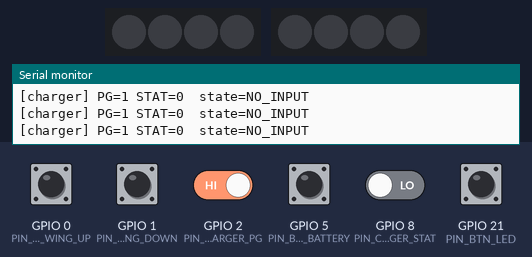
This program was run on a simulated ESP32-C3. Shown: 2 × 4 RGB LEDs in strip order, left to right, the last lines printed to the serial monitor. The test bench sets the inputs (shaded band); at power-on: GPIO 0 (PIN_BTN_WING_UP), GPIO 1 (PIN_BTN_WING_DOWN), GPIO 2 (PIN_CHARGER_PG), GPIO 5 (PIN_BTN_SHOW_BATTERY), GPIO 21 (PIN_BTN_LED) HIGH, GPIO 8 (PIN_CHARGER_STAT) LOW. Dim RGB values are drawn brighter than linear.

Above: at 1.2 s.
1.3 s: GPIO 2 (PIN_CHARGER_PG) driven LOW
At 1.55 s:
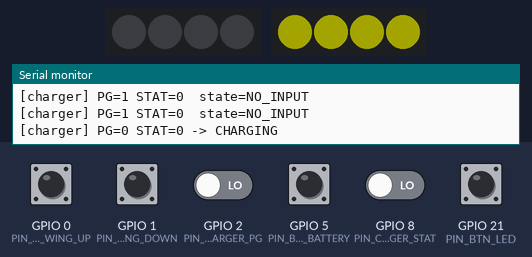
4.3 s: GPIO 8 (PIN_CHARGER_STAT) driven HIGH
At 4.9 s:
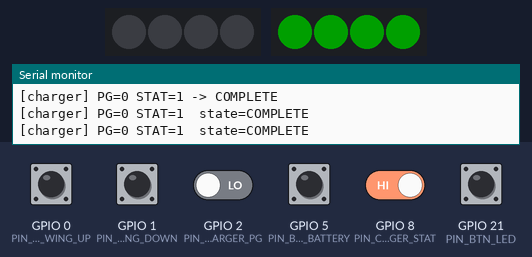
5.9 s: GPIO 8 (PIN_CHARGER_STAT) driven LOW
At 6.45 s:
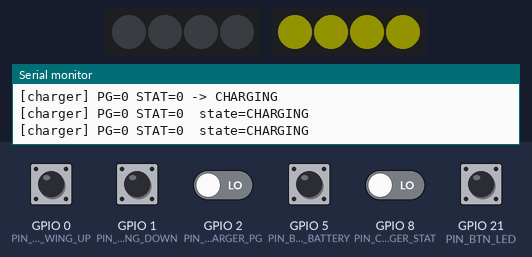
8.9 s: GPIO 2 (PIN_CHARGER_PG) driven HIGH
At 9.6 s:
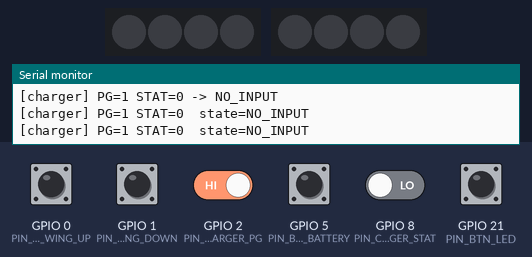
Timing chart, 0 to 11.5 s (numbered marks = the images above; inputs shaded):
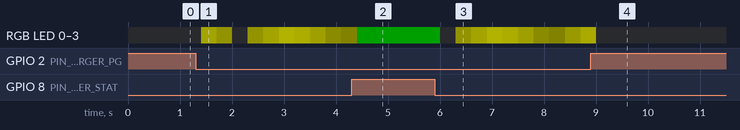

The program:

main.cpp
```cpp
#include <Arduino.h>

#include "bat_indicator.h"
#include "charger_status.h"
#include "espnow_comm.h"
#include "pins.h"

// Send repeat interval while a button is held
static const uint32_t SEND_INTERVAL_MS = 80;

static uint32_t s_last_send_ms = 0;
static uint16_t s_last_battery_mv = 0;

void setup() {
    Serial.begin(115200);
    while (!Serial) delay(10);  // wait for USB CDC to enumerate

    pinMode(PIN_BTN_WING_UP, INPUT_PULLUP);
    pinMode(PIN_BTN_WING_DOWN, INPUT_PULLUP);
    pinMode(PIN_BTN_LED, INPUT_PULLUP);
    pinMode(PIN_BTN_SHOW_BATTERY, INPUT_PULLUP);

    bat_indicator_init();
    charger_status_init();
    espnow_init();
}

void loop() {
    bool wingUp = digitalRead(PIN_BTN_WING_UP) == LOW;
    bool wingDown = digitalRead(PIN_BTN_WING_DOWN) == LOW;
    bool led = digitalRead(PIN_BTN_LED) == LOW;
    bool showBattery = digitalRead(PIN_BTN_SHOW_BATTERY) == LOW;

    bool anyHeld = wingUp || wingDown || led || showBattery;

    if (anyHeld && (millis() - s_last_send_ms) >= SEND_INTERVAL_MS) {
        if (wingUp) {
            espnow_send(ButtonEvent::WING_UP);
        } else if (wingDown) {
            espnow_send(ButtonEvent::WING_DOWN);
        } else if (led) {
            espnow_send(ButtonEvent::LED);
        } else if (showBattery) {
            espnow_send(ButtonEvent::SHOW_BATTERY);
        }
        s_last_send_ms = millis();
    }

    if (espnow_has_battery_update()) {
        s_last_battery_mv = espnow_last_battery_mv();
        bat_indicator_set(s_last_battery_mv);
        Serial.printf("Battery: %u mV (%.2f V)\n", s_last_battery_mv, s_last_battery_mv / 1000.0f);
    }

    charger_status_update();
    ChargerState charger = charger_status_get();
    bat_indicator_show_charger(charger, s_last_battery_mv);
    if (charger == ChargerState::NO_INPUT) {
        bat_indicator_update();
    }
}
```

bat_indicator.h
```cpp
#pragma once

#include <stdint.h>
#include "charger_status.h"

void bat_indicator_init();
void bat_indicator_set(uint16_t battery_mv);

// Drive LEDs to show current charger state. Call every loop when charger is connected.
void bat_indicator_show_charger(ChargerState state, uint16_t battery_mv);

void bat_indicator_update();
void bat_indicator_off();
```

charger_status.h
```cpp
#pragma once

#include <stdint.h>

// Charger states decoded from PG and STAT pins (BQ25616)
enum class ChargerState {
    NO_INPUT,        // PG high — no valid charger input
    CHARGING,        // PG low, STAT low — actively charging
    COMPLETE,        // PG low, STAT high (stable) — charge complete / sleep
    FAULT,           // PG low, STAT blinking ~1 Hz — fault condition
};

void charger_status_init();

// Call every loop iteration; reads PG/STAT and updates internal state.
void charger_status_update();

ChargerState charger_status_get();
```

espnow_comm.h
```cpp
#pragma once

#include <stdint.h>

// MAC address of the demonBoard controller (receiver)
// Update this with the actual MAC address of your controller ESP32-C3
#define CONTROLLER_MAC { 0x08, 0x92, 0x72, 0xCE, 0xE5, 0x40 }

enum class ButtonEvent : uint8_t {
    WING_UP       = 0x01,
    WING_DOWN     = 0x02,
    LED           = 0x03,
    SHOW_BATTERY  = 0x04,
};

struct RemotePacket {
    ButtonEvent event;
};

struct ControllerPacket {
    uint16_t battery_mv;
};

void espnow_init();
void espnow_send(ButtonEvent event);
bool espnow_has_battery_update();
uint16_t espnow_last_battery_mv();
```

bat_indicator.cpp
```cpp
#include "bat_indicator.h"

#include <Arduino.h>
#include <FastLED.h>
#include "pins.h"

static const int NUM_LEDS = 4;
static const uint16_t BAT_MIN_MV = 10800; // 3S LiPo empty (3.6V/cell)
static const uint16_t BAT_MAX_MV = 12600; // 3S LiPo full  (4.2V/cell)
static const uint32_t DISPLAY_TIMEOUT_MS = 5000;

// Charger animation: full breathe cycle (fade in + fade out)
static const uint32_t BREATHE_PERIOD_MS = 2000;

static CRGB s_leds[NUM_LEDS];       // controller battery — PIN_LED_CTRL_BAT
static CRGB s_charge_leds[NUM_LEDS]; // remote battery / charger status — PIN_LED_REMOTE_BAT

static uint32_t s_lit_since_ms = 0;
static bool s_is_on = false;

void bat_indicator_init() {
    FastLED.addLeds<WS2812B, PIN_LED_CTRL_BAT,   GRB>(s_leds,        NUM_LEDS);
    FastLED.addLeds<WS2812B, PIN_LED_REMOTE_BAT,  GRB>(s_charge_leds, NUM_LEDS);
    FastLED.setBrightness(64);
    bat_indicator_off();
    fill_solid(s_charge_leds, NUM_LEDS, CRGB::Black);
    FastLED.show();
}

void bat_indicator_set(uint16_t battery_mv) {
    uint16_t clamped = battery_mv < BAT_MIN_MV ? BAT_MIN_MV
                     : battery_mv > BAT_MAX_MV ? BAT_MAX_MV
                     : battery_mv;

    uint32_t range = BAT_MAX_MV - BAT_MIN_MV;
    uint8_t pct = (uint8_t)((uint32_t)(clamped - BAT_MIN_MV) * 100 / range);

    CRGB color;
    int lit;
    if (pct >= 75) {
        color = CRGB::Green;
        lit = NUM_LEDS;
    } else if (pct >= 25) {
        color = CRGB::Yellow;
        lit = 1 + (int)((uint32_t)(pct - 25) * (NUM_LEDS - 1) / 50);
    } else {
        color = CRGB::Red;
        lit = 1;
    }

    for (int i = 0; i < NUM_LEDS; i++) {
        s_leds[NUM_LEDS - 1 - i] = (i < lit) ? color : CRGB::Black;
    }
    FastLED.show();
    s_lit_since_ms = millis();
    s_is_on = true;
}

void bat_indicator_show_charger(ChargerState state, uint16_t) {
    uint32_t now = millis();

    switch (state) {
        case ChargerState::NO_INPUT:
        case ChargerState::FAULT:
            fill_solid(s_charge_leds, NUM_LEDS, CRGB::Black);
            break;

        case ChargerState::COMPLETE:
            fill_solid(s_charge_leds, NUM_LEDS, CRGB::Green);
            break;

        case ChargerState::CHARGING: {
            // Triangle-wave breathe: ramp 0→255 in first half, 255→0 in second half
            uint32_t phase = now % BREATHE_PERIOD_MS;
            uint8_t brightness = (phase < BREATHE_PERIOD_MS / 2)
                ? (uint8_t)(phase * 255 / (BREATHE_PERIOD_MS / 2))
                : (uint8_t)((BREATHE_PERIOD_MS - phase) * 255 / (BREATHE_PERIOD_MS / 2));
            CRGB yellow = CRGB(brightness, brightness, 0);
            fill_solid(s_charge_leds, NUM_LEDS, yellow);
            break;
        }
    }

    FastLED.show();
}

void bat_indicator_update() {
    if (s_is_on && (millis() - s_lit_since_ms) >= DISPLAY_TIMEOUT_MS) {
        bat_indicator_off();
    }
}

void bat_indicator_off() {
    if (!s_is_on) return;
    fill_solid(s_leds, NUM_LEDS, CRGB::Black);
    FastLED.show();
    s_is_on = false;
}
```

charger_status.cpp
```cpp
#include "charger_status.h"

#include <Arduino.h>
#include "pins.h"

// STAT blink fault detection: sample at ~5 Hz, look for edges within a 1.5s window.
// BQ25616 blinks at 1 Hz — we expect 2+ transitions per second.
static const uint32_t SAMPLE_INTERVAL_MS  = 200;   // 5 Hz sampling
static const uint32_t FAULT_WINDOW_MS     = 1500;  // sliding window for edge counting
static const uint8_t  FAULT_EDGE_THRESH   = 2;     // edges in window → fault

static const uint8_t  HISTORY_LEN = (FAULT_WINDOW_MS / SAMPLE_INTERVAL_MS) + 1;

static uint32_t s_edge_times[HISTORY_LEN];  // ring buffer of recent edge timestamps
static uint8_t  s_edge_head  = 0;
static uint8_t  s_edge_count = 0;

static uint32_t s_last_sample_ms = 0;
static bool     s_last_stat      = false;
static ChargerState s_state      = ChargerState::NO_INPUT;

void charger_status_init() {
    pinMode(PIN_CHARGER_PG,   INPUT);   // open-drain, external pull-up on PCB
    pinMode(PIN_CHARGER_STAT, INPUT);   // open-drain, external pull-up on PCB

    s_last_stat = (digitalRead(PIN_CHARGER_STAT) == HIGH);
    s_last_sample_ms = millis();
}

// Count edges within the sliding window.
static uint8_t count_recent_edges(uint32_t now) {
    uint8_t count = 0;
    for (uint8_t i = 0; i < s_edge_count; i++) {
        uint8_t idx = (s_edge_head - 1 - i + HISTORY_LEN) % HISTORY_LEN;
        if ((now - s_edge_times[idx]) <= FAULT_WINDOW_MS) {
            count++;
        } else {
            break;  // ring buffer is ordered oldest→newest; once outside window, done
        }
    }
    return count;
}

static void record_edge(uint32_t now) {
    s_edge_times[s_edge_head] = now;
    s_edge_head = (s_edge_head + 1) % HISTORY_LEN;
    if (s_edge_count < HISTORY_LEN) s_edge_count++;
}

static const char* state_name(ChargerState s) {
    switch (s) {
        case ChargerState::NO_INPUT:  return "NO_INPUT";
        case ChargerState::CHARGING:  return "CHARGING";
        case ChargerState::COMPLETE:  return "COMPLETE";
        case ChargerState::FAULT:     return "FAULT";
        default:                      return "UNKNOWN";
    }
}

void charger_status_update() {
    uint32_t now = millis();
    if ((now - s_last_sample_ms) < SAMPLE_INTERVAL_MS) return;
    s_last_sample_ms = now;

    int pg_raw   = digitalRead(PIN_CHARGER_PG);
    int stat_raw = digitalRead(PIN_CHARGER_STAT);
    bool pg   = (pg_raw   == LOW);   // active low
    bool stat = (stat_raw == HIGH);  // HIGH = idle/complete

    ChargerState prev_state = s_state;

    if (!pg) {
        s_state = ChargerState::NO_INPUT;
        s_edge_count = 0;
    } else {
        // Detect STAT edge
        if (stat != s_last_stat) {
            record_edge(now);
        }
        s_last_stat = stat;

        uint8_t edges = count_recent_edges(now);
        if (edges >= FAULT_EDGE_THRESH) {
            s_state = ChargerState::FAULT;
        } else if (!stat) {
            s_state = ChargerState::CHARGING;
        } else {
            s_state = ChargerState::COMPLETE;
        }
    }

    if (s_state != prev_state) {
        Serial.printf("[charger] PG=%d STAT=%d -> %s\n", pg_raw, stat_raw, state_name(s_state));
    } else {
        Serial.printf("[charger] PG=%d STAT=%d  state=%s\n", pg_raw, stat_raw, state_name(s_state));
    }
}

ChargerState charger_status_get() {
    return s_state;
}
```

espnow_comm.cpp
```cpp
#include "espnow_comm.h"

#include <Arduino.h>
#include <WiFi.h>
#include <esp_now.h>

static uint8_t controllerMac[] = CONTROLLER_MAC;
static esp_now_peer_info_t peerInfo;

static volatile uint16_t s_last_battery_mv = 0;
static volatile bool s_has_battery_update = false;

static void onDataSent(const uint8_t *mac_addr, esp_now_send_status_t status) {
}

static void onDataReceived(const uint8_t *mac, const uint8_t *data, int len) {
    if (len < (int)sizeof(ControllerPacket)) return;
    const ControllerPacket *pkt = reinterpret_cast<const ControllerPacket *>(data);
    s_last_battery_mv = pkt->battery_mv;
    s_has_battery_update = true;
}

void espnow_init() {
    WiFi.mode(WIFI_STA);

    if (esp_now_init() != ESP_OK) {
        Serial.println("ESP-NOW init failed");
        return;
    }

    esp_now_register_send_cb(onDataSent);
    esp_now_register_recv_cb(onDataReceived);

    memcpy(peerInfo.peer_addr, controllerMac, 6);
    peerInfo.channel = 0;
    peerInfo.encrypt = false;

    if (esp_now_add_peer(&peerInfo) != ESP_OK) {
        Serial.println("Failed to add peer");
    }
}

void espnow_send(ButtonEvent event) {
    RemotePacket packet = { event };
    esp_now_send(controllerMac, reinterpret_cast<uint8_t *>(&packet), sizeof(packet));
}

bool espnow_has_battery_update() {
    if (!s_has_battery_update) return false;
    s_has_battery_update = false;
    return true;
}

uint16_t espnow_last_battery_mv() {
    return s_last_battery_mv;
}
```

pins.h
```cpp
#pragma once

// Buttons
#define PIN_BTN_WING_UP    0
#define PIN_BTN_WING_DOWN  1
#define PIN_BTN_LED        21
#define PIN_BTN_SHOW_BATTERY    5

// RGB LED battery indicators (NeoPixel or similar — single data pin each)
#define PIN_LED_REMOTE_BAT 4   // Remote battery level indicator
#define PIN_LED_CTRL_BAT   7   // Controller battery level indicator

// Charger
#define PIN_CHARGER_PG     2   // Charger power good (active low)
#define PIN_CHARGER_STAT   8   // Charger status
#define PIN_CHARGE_EN      20  // Charge enable

// Power
#define PIN_5V_EN          10  // 5V rail enable
```

Measured:
- after the input at 1.3 s, RGB LED 0–3: off → RGB(38, 38, 0) after 0.11 s, → RGB(19, 19, 0) 0.30 s later, → off 0.30 s later, → RGB(19, 19, 0) 0.30 s later, … (10 changes in this stretch)
- after the input at 5.9 s, RGB LED 0–3: RGB(0, 32, 0) → off after 0.11 s, → RGB(19, 19, 0) 0.30 s later, → RGB(38, 38, 0) 0.30 s later, → RGB(58, 58, 0) 0.30 s later, … (10 changes in this stretch)
